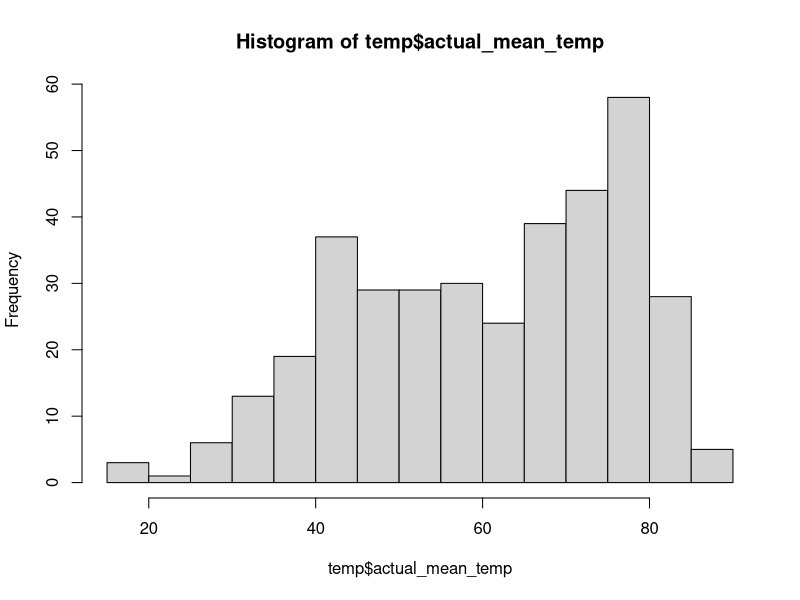
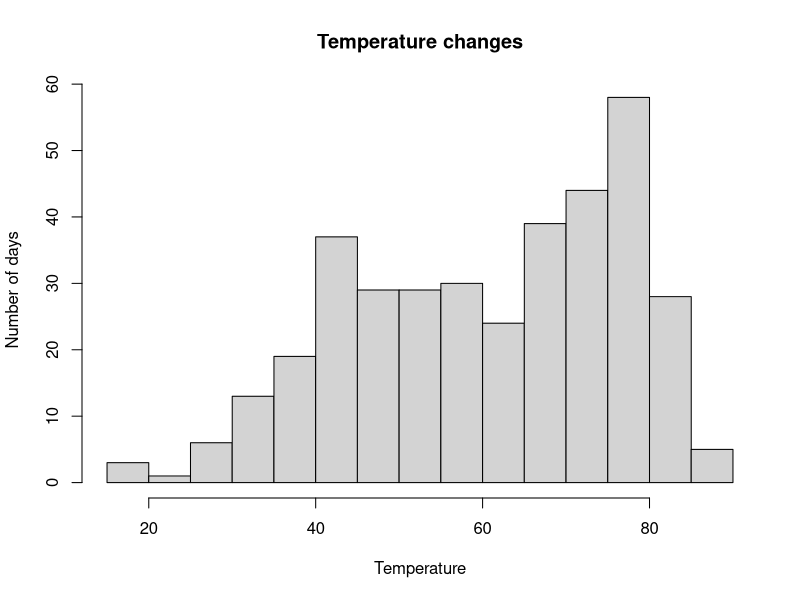
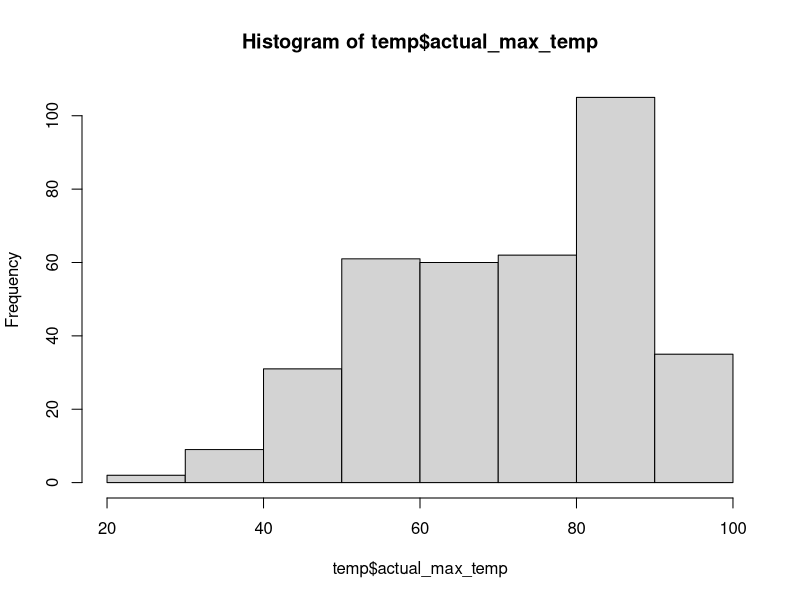
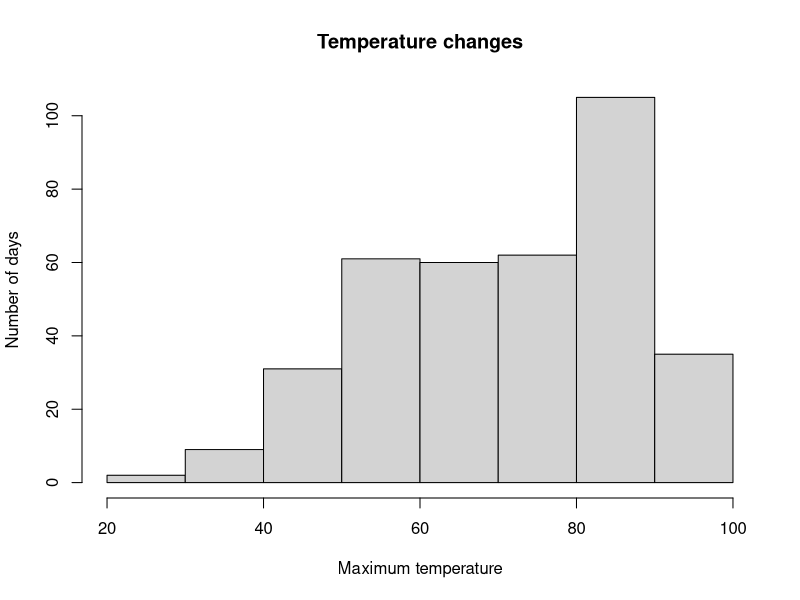
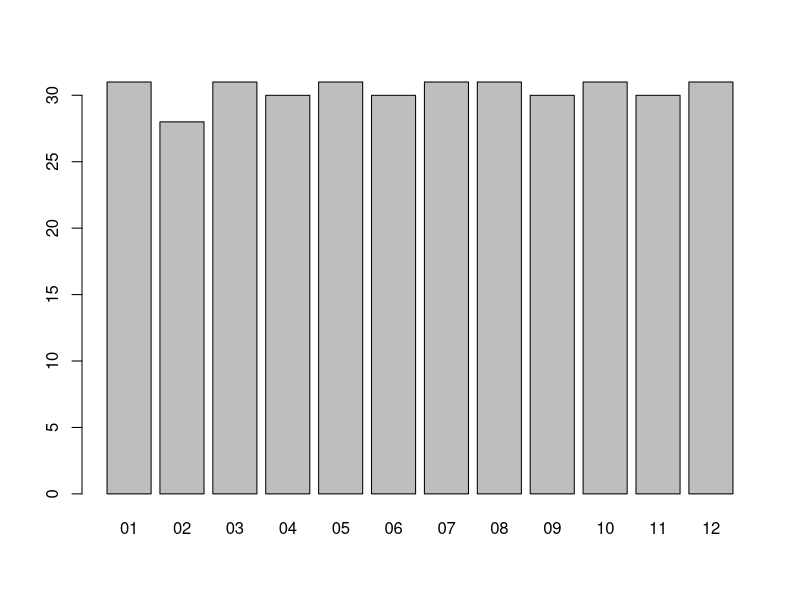
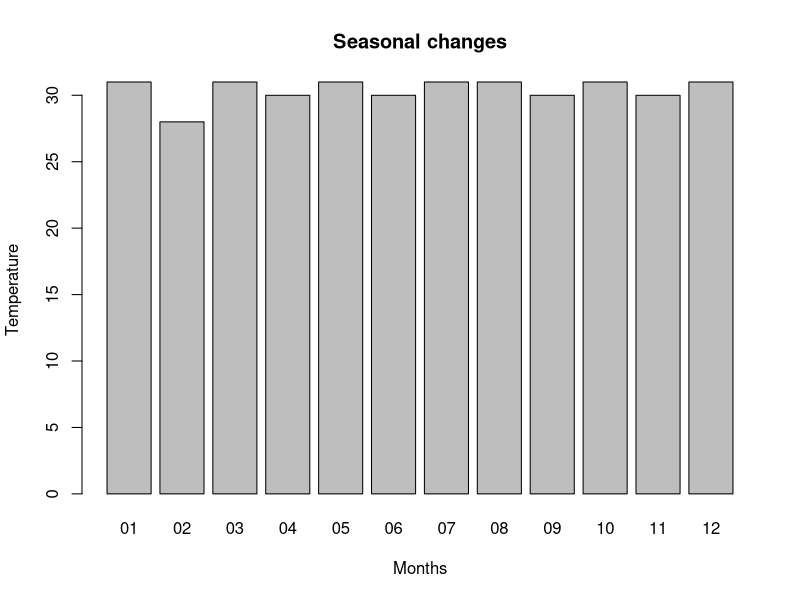
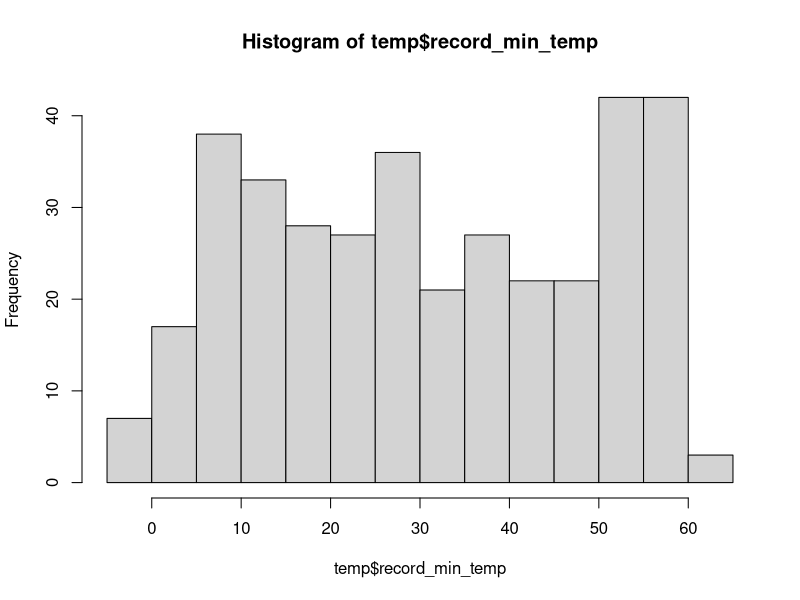
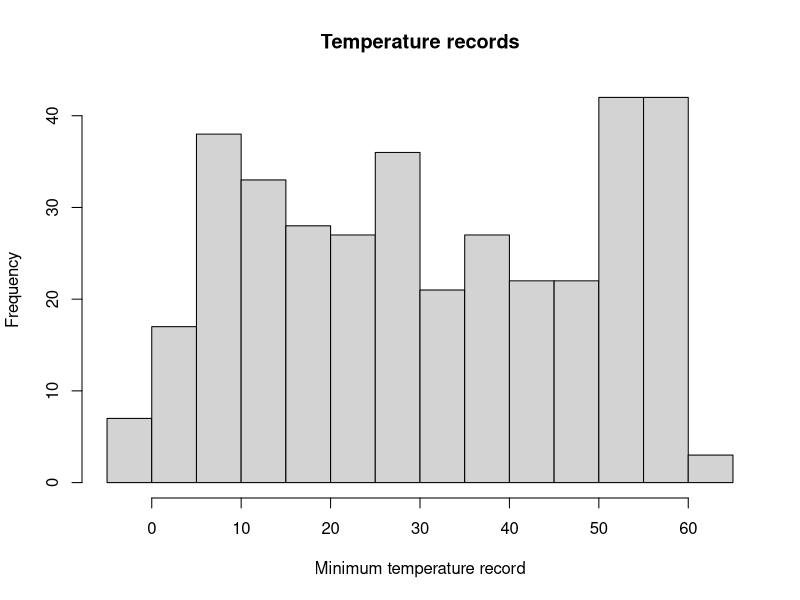

Recreate these plots in R, in order.
library(readr)
temp <- read_csv("temp.csv")
View(temp)
hist(temp$actual_mean_temp)
hist(temp$actual_mean_temp,main = "Temperature changes", xlab= "Temperature", ylab= "Number of days")
hist(temp$actual_max_temp)
hist(temp$actual_max_temp, main= "Temperature changes", xlab= "Maximum temperature", ylab= "Number of days")
barplot(table(temp$month))
barplot(table(temp$month), main = "Seasonal changes", ylab= "Temperature", xlab= "Months")
hist(temp$record_min_temp)
hist(temp$record_min_temp, main = "Temperature records", xlab= "Minimum temperature record", ylab= "Frequency")
